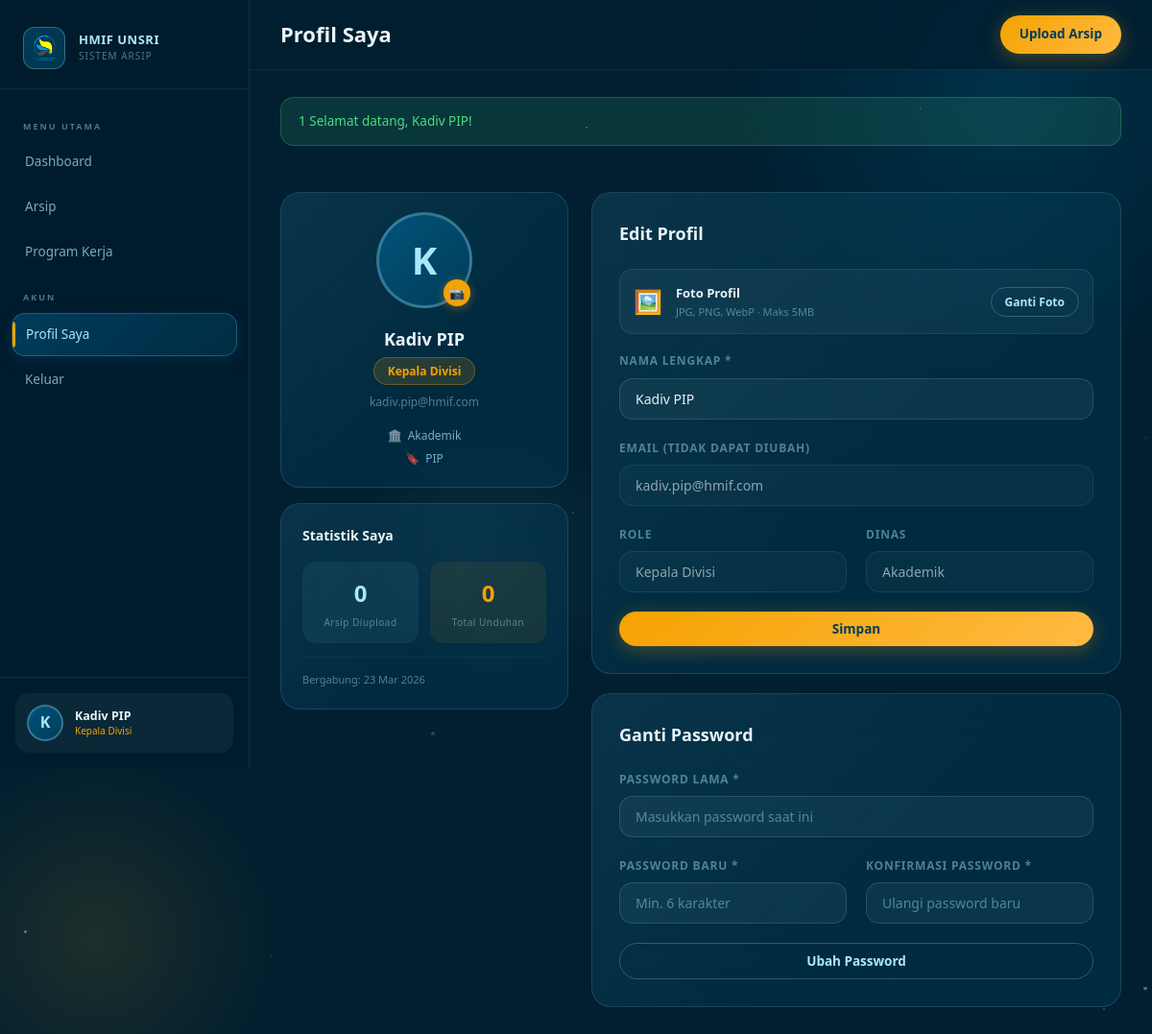
/profile/index.php (signed in), run on the app's committed database.
### tables this page shows
CREATE TABLE users (
    id INT PRIMARY KEY AUTO_INCREMENT,
    email VARCHAR(100) UNIQUE NOT NULL,
    password VARCHAR(255) NOT NULL,
    nama_lengkap VARCHAR(100) NOT NULL,
    foto_profil VARCHAR(255) NULL,
    role ENUM('ketua','waketua','sekum','bendum','kadin','wakadin','kadiv','staf') NOT NULL,
    department_id INT NULL,
    division_id INT NULL,
    is_active TINYINT(1) DEFAULT 1,
    created_at TIMESTAMP DEFAULT CURRENT_TIMESTAMP,
    updated_at TIMESTAMP DEFAULT CURRENT_TIMESTAMP ON UPDATE CURRENT_TIMESTAMP
);

CREATE TABLE departments (
    id INT PRIMARY KEY AUTO_INCREMENT,
    nama VARCHAR(100) NOT NULL,
    kode VARCHAR(10) UNIQUE NOT NULL,
    deskripsi TEXT,
    created_at TIMESTAMP DEFAULT CURRENT_TIMESTAMP
);

CREATE TABLE divisions (
    id INT PRIMARY KEY AUTO_INCREMENT,
    nama VARCHAR(100) NOT NULL,
    department_id INT NOT NULL,
    kode VARCHAR(10) UNIQUE NOT NULL,
    deskripsi TEXT,
    created_at TIMESTAMP DEFAULT CURRENT_TIMESTAMP,
    FOREIGN KEY (department_id) REFERENCES departments(id) ON DELETE CASCADE
);

### src/middleware/auth.php (called while the page is built, shortened)
<?php
function getCurrentUser() {
    $db = getDB();
    $stmt = $db->prepare("
        SELECT u.*, d.nama as dept_nama, d.kode as dept_kode,
               dv.nama as div_nama, dv.kode as div_kode
        FROM users u
        LEFT JOIN departments d ON u.department_id = d.id
        LEFT JOIN divisions dv ON u.division_id = dv.id
        WHERE u.id = ? AND u.is_active = 1
    ");
    $stmt->execute([$_SESSION['user_id']]);
    return $stmt->fetch();
}
function getRoleLabel($role) {
    $labels = [
        'ketua' => 'Ketua HMIF',
        'waketua' => 'Wakil Ketua',
        'sekum' => 'Sekretaris Umum',
        'bendum' => 'Bendahara Umum',
        'kadin' => 'Kepala Dinas',
        'wakadin' => 'Wakil Kepala Dinas',
        'kadiv' => 'Kepala Divisi',
        'staf' => 'Staf',
    ];
    return $labels[$role] ?? $role;
}

### src/helpers/functions.php (called while the page is built, shortened)
<?php
function sanitize($str) {
    return htmlspecialchars(trim($str), ENT_QUOTES, 'UTF-8');
}
function formatDate($datetime, $format = 'd M Y') {
    $months = ['Jan','Feb','Mar','Apr','Mei','Jun','Jul','Agu','Sep','Okt','Nov','Des'];
    $date = new DateTime($datetime);
    $result = $date->format($format);
    $result = str_replace(['Jan','Feb','Mar','Apr','May','Jun','Jul','Aug','Sep','Oct','Nov','Dec'], $months, $result);
    return $result;
}
function getFlash() {
    if (isset($_SESSION['flash'])) {
        $flash = $_SESSION['flash'];
        return $flash;
    }
    return null;
}

### profile/index.php (the view, shortened to what this page needs)
<?php
$pageTitle = 'Profil Saya';
require_once __DIR__ . '/../template/header.php';
$db = getDB();
$stmt = $db->prepare("SELECT u.*, d.nama as dept_nama, dv.nama as div_nama FROM users u LEFT JOIN departments d ON u.department_id=d.id LEFT JOIN divisions dv ON u.division_id=dv.id WHERE u.id=?");
$stmt->execute([$currentUser['id']]);
$profile = $stmt->fetch();
$archiveCount = $db->prepare("SELECT COUNT(*) FROM archives WHERE uploaded_by=?");
$archiveCount->execute([$currentUser['id']]);
$archiveCount = $archiveCount->fetchColumn();
$downloadCount = $db->prepare("SELECT COALESCE(SUM(download_count),0) FROM archives WHERE uploaded_by=?");
$downloadCount->execute([$currentUser['id']]);
$downloadCount = $downloadCount->fetchColumn();
$avatarUrl = null;
?>
<div class="page-content">
    <div style="display:grid;grid-template-columns:300px 1fr;gap:24px;align-items:start" class="profile-grid">
        <div style="display:flex;flex-direction:column;gap:16px">
            <div class="glass-card" style="padding:20px;text-align:center" data-animate>
                <div style="position:relative;display:inline-block;margin-bottom:18px;">
                    <?php if ($avatarUrl): ?>
                    <img id="photoPreview" src="<?= $avatarUrl ?>" alt="Foto Profil"
                         style="width:100px;height:100px;border-radius:50%;object-fit:cover;border:3px solid rgba(168,232,249,0.3);box-shadow:0 8px 30px rgba(0,0,0,0.3)">
                    <?php else: ?>
                    <div id="photoPreview" style="width:100px;height:100px;border-radius:50%;background:linear-gradient(135deg,var(--blue-mid),var(--blue-dark));border:3px solid rgba(168,232,249,0.3);display:flex;align-items:center;justify-content:center;font-size:40px;font-weight:800;color:var(--blue-light);font-family:var(--font-display);margin:0 auto">
                        <?= strtoupper(substr($profile['nama_lengkap'],0,1)) ?>
                    </div>
                    <?php endif; ?>
                    <div style="position:absolute;bottom:2px;right:2px;width:28px;height:28px;background:var(--gold);border-radius:50%;display:flex;align-items:center;justify-content:center;font-size:13px;cursor:pointer;box-shadow:0 2px 10px rgba(245,162,1,0.4)"
                         onclick="document.getElementById('photoInput').click()">📷</div>
                </div>
                <div style="font-family:var(--font-display);font-size:18px;font-weight:700;color:var(--text-primary);margin-bottom:4px">
                    <?= sanitize($profile['nama_lengkap']) ?>
                </div>
                <div style="display:inline-block;padding:4px 14px;background:rgba(245,162,1,0.15);border:1px solid rgba(245,162,1,0.3);border-radius:50px;font-size:12px;font-weight:600;color:var(--gold);margin-bottom:8px">
                    <?= getRoleLabel($profile['role']) ?>
                </div>
                <div style="font-size:12px;color:var(--text-muted);margin-bottom:16px"><?= sanitize($profile['email']) ?></div>
                <?php if ($profile['dept_nama']): ?>
                <div style="display:flex;align-items:center;justify-content:center;gap:6px;font-size:12px;color:var(--text-secondary)">
                    <span>🏛️</span> <?= sanitize($profile['dept_nama']) ?>
                </div>
                <?php endif; ?>
                <?php if ($profile['div_nama']): ?>
                <div style="display:flex;align-items:center;justify-content:center;gap:6px;font-size:12px;color:var(--text-secondary);margin-top:4px">
                    <span>🔖</span> <?= sanitize($profile['div_nama']) ?>
                </div>
                <?php endif; ?>
            </div>
            <div class="glass-card" style="padding:22px" data-animate>
                <div style="font-family:var(--font-display);font-size:14px;font-weight:700;margin-bottom:16px;color:var(--text-primary)">Statistik Saya</div>
                <div style="display:grid;grid-template-columns:1fr 1fr;gap:12px">
                    <div style="text-align:center;padding:14px;background:rgba(168,232,249,0.06);border-radius:var(--radius-md)">
                        <div style="font-family:var(--font-display);font-size:24px;font-weight:800;color:var(--blue-light)"><?= $archiveCount ?></div>
                        <div style="font-size:10px;color:var(--text-muted);letter-spacing:0.5px;margin-top:2px">Arsip Diupload</div>
                    </div>
                    <div style="text-align:center;padding:14px;background:rgba(245,162,1,0.08);border-radius:var(--radius-md)">
                        <div style="font-family:var(--font-display);font-size:24px;font-weight:800;color:var(--gold)"><?= $downloadCount ?></div>
                        <div style="font-size:10px;color:var(--text-muted);letter-spacing:0.5px;margin-top:2px">Total Unduhan</div>
                    </div>
                </div>
                <div style="margin-top:14px;padding-top:14px;border-top:1px solid rgba(168,232,249,0.06)">
                    <div style="font-size:11px;color:var(--text-muted)">Bergabung: <?= formatDate($profile['created_at'], 'd M Y') ?></div>
                </div>
            </div>
        </div>
        <div style="display:flex;flex-direction:column;gap:20px">
            <div class="glass-card" style="padding:28px" data-animate>
                <h3 style="font-family:var(--font-display);font-size:18px;font-weight:700;margin-bottom:22px;color:var(--text-primary)">Edit Profil</h3>
                <form method="POST" enctype="multipart/form-data">
                    <div style="margin-bottom:18px;padding:14px;background:rgba(168,232,249,0.05);border:1px solid rgba(168,232,249,0.1);border-radius:var(--radius-md);display:flex;align-items:center;gap:14px">
                        <span style="font-size:24px">🖼️</span>
                        <div style="flex:1">
                            <div style="font-size:13px;font-weight:600;color:var(--text-primary)">Foto Profil</div>
                            <div style="font-size:11px;color:var(--text-muted)">JPG, PNG, WebP · Maks 5MB</div>
                        </div>
                        <button type="button" class="btn btn-outline btn-sm" onclick="document.getElementById('photoInput').click()">
                            Ganti Foto
                        </button>
                    </div>
                    <div class="form-group">
                        <label class="form-label">Nama Lengkap *</label>
                        <input type="text" name="nama_lengkap" class="form-control" value="<?= sanitize($profile['nama_lengkap']) ?>" required>
                    </div>
                    <div class="form-group">
                        <label class="form-label">Email <span style="color:var(--text-muted)">(tidak dapat diubah)</span></label>
                        <input type="email" class="form-control" value="<?= sanitize($profile['email']) ?>" disabled style="opacity:0.6;cursor:not-allowed">
                    </div>
                    <div class="form-row">
                        <div class="form-group">
                            <label class="form-label">Role</label>
                            <input type="text" class="form-control" value="<?= getRoleLabel($profile['role']) ?>" disabled style="opacity:0.6;cursor:not-allowed">
                        </div>
                        <div class="form-group">
                            <label class="form-label">Dinas</label>
                            <input type="text" class="form-control" value="<?= sanitize($profile['dept_nama'] ?? '—') ?>" disabled style="opacity:0.6;cursor:not-allowed">
                        </div>
                    </div>
                    <button type="submit" class="btn btn-primary" style="width:100%;justify-content:center">
                        Simpan
                    </button>
                </form>
            </div>
            <div class="glass-card" style="padding:28px" data-animate>
                <h3 style="font-family:var(--font-display);font-size:18px;font-weight:700;margin-bottom:22px;color:var(--text-primary)">Ganti Password</h3>
                <form method="POST">
                    <div class="form-group">
                        <label class="form-label">Password Lama *</label>
                        <input type="password" name="old_password" class="form-control" placeholder="Masukkan password saat ini" required>
                    </div>
                    <div class="form-row">
                        <div class="form-group">
                            <label class="form-label">Password Baru *</label>
                            <input type="password" name="new_password" class="form-control" placeholder="Min. 6 karakter" required>
                        </div>
                        <div class="form-group">
                            <label class="form-label">Konfirmasi Password *</label>
                            <input type="password" name="confirm_password" class="form-control" placeholder="Ulangi password baru" required>
                        </div>
                    </div>
                    <button type="submit" class="btn btn-outline" style="width:100%;justify-content:center">
                        Ubah Password
                    </button>
                </form>
            </div>
        </div>
    </div>
</div>
<?php require_once __DIR__ . '/../template/footer.php'; ?>

### template/header.php (shortened to what this page needs)
<?php
require_once __DIR__ . '/../src/middleware/auth.php';
require_once __DIR__ . '/../src/helpers/functions.php';
$currentUser = getCurrentUser();
$flash = getFlash();
function getAvatarSrc($user) {
    return null;
}
$avatarSrc = getAvatarSrc($currentUser);
$initials = strtoupper(substr($currentUser['nama_lengkap'], 0, 1));
?>
<!DOCTYPE html>
<html lang="id">
<head>
    <link rel="stylesheet" href="<?= APP_URL ?>/public/assets/css/main.css">
</head>
<body>
<div class="bg-animated"><div class="bg-orb"></div></div>
<aside class="sidebar" id="sidebar">
    <div class="sidebar-logo">
        <div style="width:44px;height:44px;border-radius:12px;background:linear-gradient(135deg,rgba(0,83,122,0.6),rgba(1,60,88,0.8));border:1.5px solid rgba(168,232,249,0.3);display:flex;align-items:center;justify-content:center;font-size:22px;flex-shrink:0;">
            <img src="<?= APP_URL ?>/public/assets/images/logo-hmif.png" alt="Logo" style="width:30px;height:30px;">
        </div>
        <div class="sidebar-logo-text">
            <div class="org-name">HMIF UNSRI</div>
            <div class="org-sub">Sistem Arsip</div>
        </div>
    </div>
    <nav class="sidebar-nav">
        <div class="nav-section-label">Menu Utama</div>
        <a href="<?= APP_URL ?>/dashboard.php" class="nav-item <?= (basename($_SERVER['PHP_SELF']) == 'dashboard.php') ? 'active' : '' ?>">
            <span>Dashboard</span>
        </a>
        <a href="<?= APP_URL ?>/archives/index.php" class="nav-item <?= (strpos($_SERVER['PHP_SELF'], '/archives/') !== false) ? 'active' : '' ?>">
            <span>Arsip</span>
        </a>
        <a href="<?= APP_URL ?>/programs/index.php" class="nav-item <?= (strpos($_SERVER['PHP_SELF'], '/programs/') !== false) ? 'active' : '' ?>">
            <span>Program Kerja</span>
        </a>
        <div class="nav-section-label">Akun</div>
        <a href="<?= APP_URL ?>/profile/index.php" class="nav-item <?= (strpos($_SERVER['PHP_SELF'], '/profile/') !== false) ? 'active' : '' ?>">
            <span>Profil Saya</span>
        </a>
        <a href="<?= APP_URL ?>/logout.php" class="nav-item" onclick="return confirm('Yakin ingin keluar?')">
            <span>Keluar</span>
        </a>
    </nav>
    <div class="sidebar-user">
        <a href="<?= APP_URL ?>/profile/index.php" class="sidebar-user-card">
            <?php if ($avatarSrc): ?>
                <img src="<?= $avatarSrc ?>" alt="Avatar" class="user-avatar">
            <?php else: ?>
                <div class="user-avatar-placeholder"><?= $initials ?></div>
            <?php endif; ?>
            <div class="flex-1" style="min-width:0">
                <div class="user-info-name"><?= sanitize($currentUser['nama_lengkap']) ?></div>
                <div class="user-info-role"><?= getRoleLabel($currentUser['role']) ?></div>
            </div>
        </a>
    </div>
</aside>
<div class="main-content">
    <header class="topbar">
        <div style="display: flex; align-items: center; gap: 16px;">
            <div>
                <div class="page-title">
                    <?= $pageTitle ?? 'Dashboard' ?>
                </div>
            </div>
        </div>
        <div class="topbar-actions">
            <?php if (!in_array($currentUser['role'], ROLE_STAFF)): ?>
            <a href="<?= APP_URL ?>/archives/upload.php" class="btn btn-primary">
                Upload Arsip
            </a>
            <?php endif; ?>
        </div>
    </header>
    <?php if ($flash): ?>
    <div class="page-content" style="padding-bottom:0">
        <div class="alert alert-<?= $flash['type'] == 'success' ? 'success' : ($flash['type'] == 'error' ? 'error' : 'info') ?>">
            <?= $flash['type'] == 'success' ? : ($flash['type'] == 'error' ? '❌' : 'ℹ️') ?>
            <?= sanitize($flash['message']) ?>
        </div>
    </div>
    <?php endif; ?>

### data on the page
users: nama_lengkap "K", nama_lengkap "Kadiv PIP", role "Kepala Divisi", email "kadiv.pip@hmif.com", department.nama "Akademik", division.nama "PIP", created_at "23 Mar 2026"

### other printed values
$pageTitle "Profil Saya"
$flash['message'] "Selamat datang, Kadiv PIP!"
$archiveCount "0"
$downloadCount "0"
